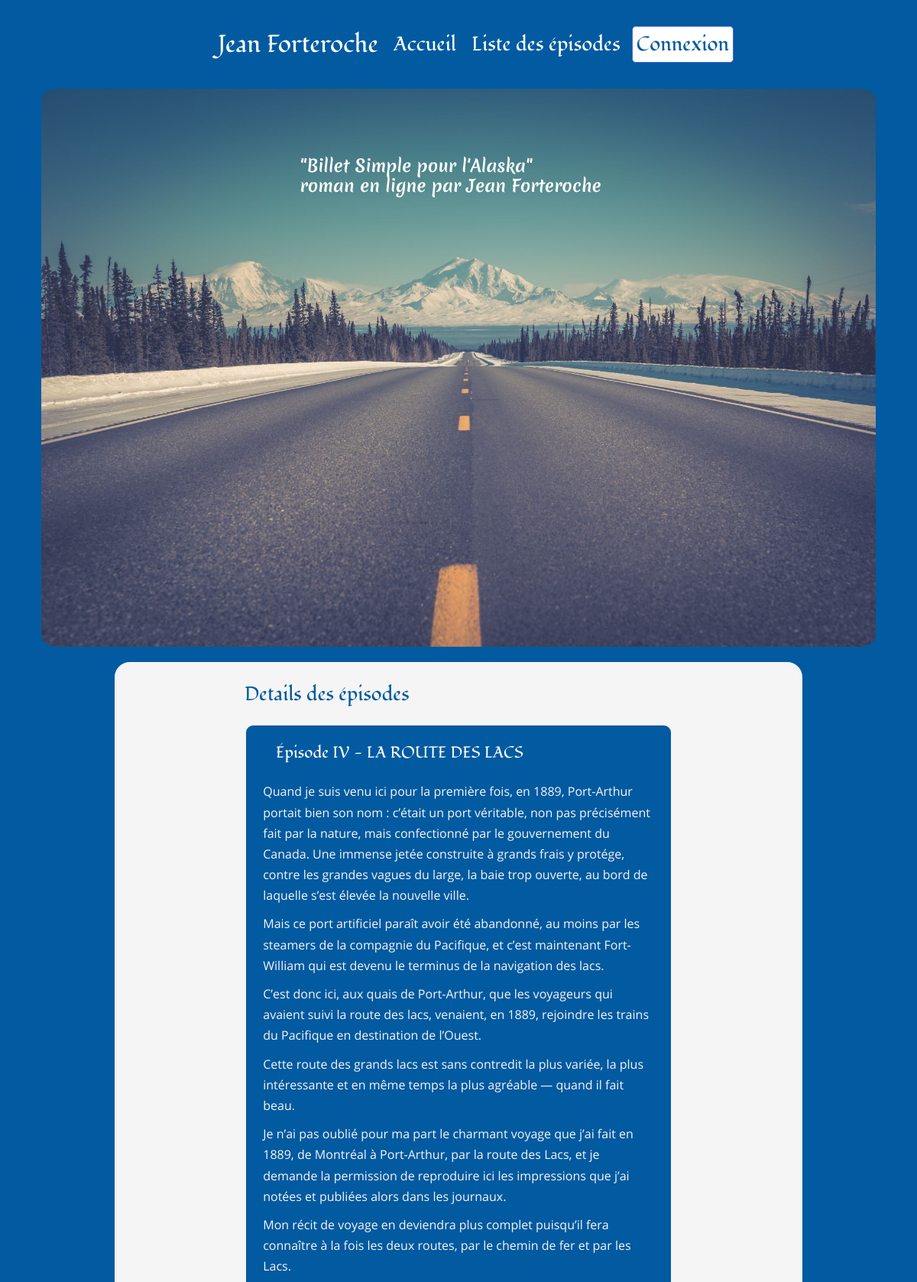
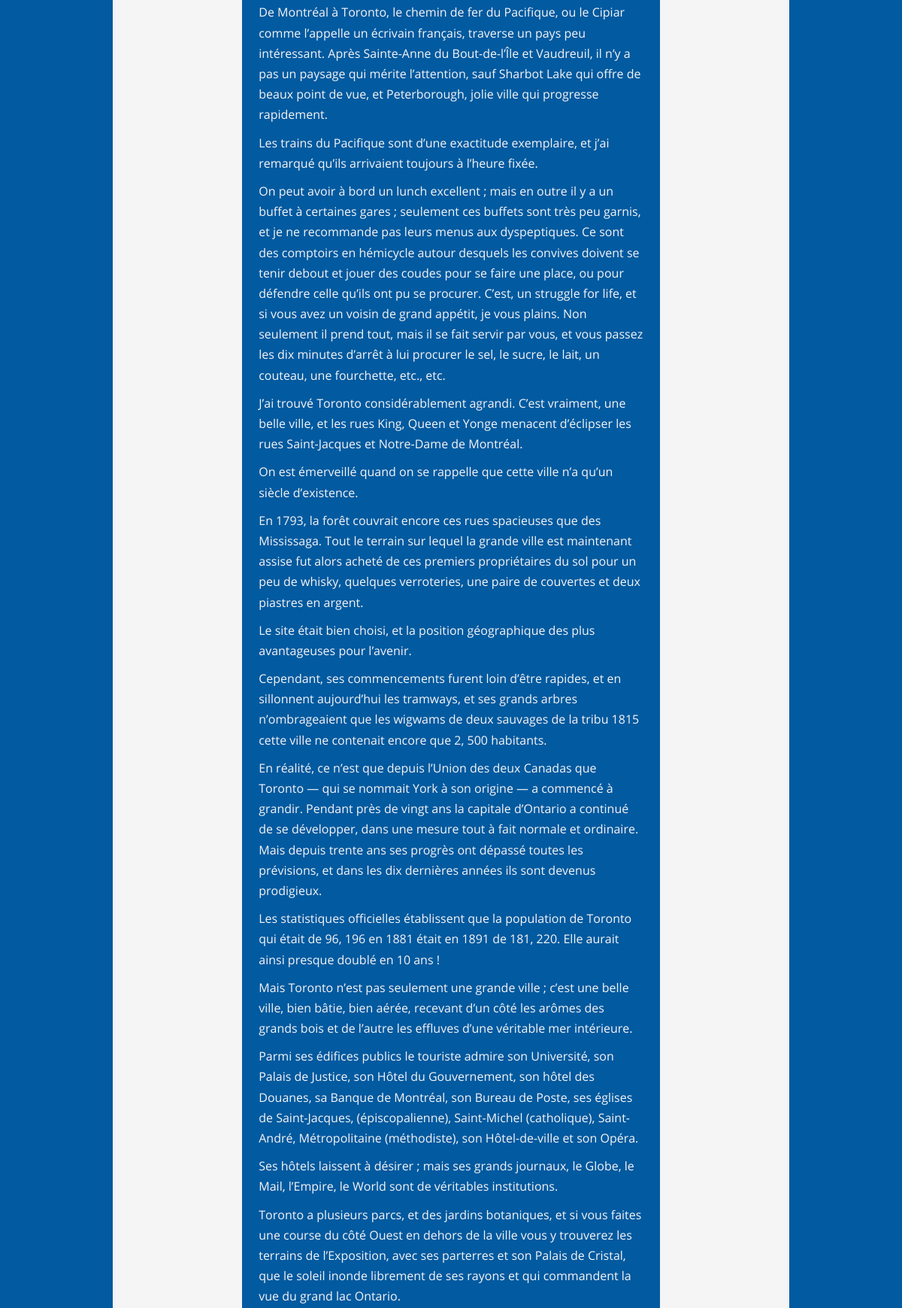
The page /index.php?action=detailOfPost&id=4 (upper part) on the database its author committed (2 pictures, top to bottom).
### tables this page shows
CREATE TABLE IF NOT EXISTS `posts` (
  `id` int(11) NOT NULL AUTO_INCREMENT,
  `chapter` SMALLINT(1) UNSIGNED NOT NULL,
  `title` varchar(255) NOT NULL,
  `introduction` text NOT NULL,
  `content` text NOT NULL,
  `post_date` datetime NOT NULL,
  `post_status` varchar(7) NOT NULL,
  PRIMARY KEY (`id`)
);

### src/View/View.php (called while the page is built, shortened)
<?php
class View
{
    public function render(array $data, string $origin): void
    {
        require_once "../templates/${origin}/${data['template']}.html.php";
        require_once "../templates/${origin}/layout.html.php";
    }
}

### src/Controller/Frontoffice/PostController.php (called while the page is built, shortened)
<?php
class PostController
{
    private PostManager $postManager;
    private CommentManager $commentManager;
    private View $view;
    public function __construct(PostManager $postManager, CommentManager $commentManager, View $view, Session $session)
    {
        $this->postManager = $postManager;
        $this->commentManager = $commentManager;
        $this->view = $view;
    }
    public function displayDetailOfPost(int $postId, Token $token, Session $session): void
    {
        $dataPost = $this->postManager->getPost($postId);
        $dataComments = $this->commentManager->getComments($postId);
        $previousPost = $this->postManager->previousPost($postId);
        $nextPost = $this->postManager->nextPost($postId);
        $this->view->render(['template' => 'detailofpost', 'post' => $dataPost, 'allcomment' => $dataComments, 'previouspost' => $previousPost, 'nextpost'=> $nextPost, 'csrfToken' => $token->generate(), 'sessionmessage' => $session->getSessionMessage('message'), 'sessionerreur' => $session->getSessionMessage('erreur')], 'frontoffice');
    }
}

### public/index.php (called while the page is built, shortened)
<?php
$router = new Router();
$router->run();

### src/Model/PostManager.php (called while the page is built, shortened)
<?php
class PostManager
{
    private $database;
    public function __construct(Database $database)
    {
        $this->database = $database->getPdo();
    }
    public function getPost(int $postId): ?array
    {
        $request = $this->database->prepare('SET lc_time_names = \'fr_FR\';');
        $request->execute();
        $request = $this->database->prepare('SELECT id, chapter, title, content, CONCAT_WS(\' \', \'le\', DAYNAME(post_date), DAY(post_date), MONTHNAME(post_date), YEAR(post_date)) AS post_date_fr FROM posts WHERE id = :id');
        $request->execute(['id' => $postId]);
        $result = $request->fetch();
        return !$result ? null : $result;
    }
}

### src/Service/Database.php (called while the page is built, shortened)
<?php
class Database
{
    private $database;
    public function __construct()
    {
        $this->database = new \PDO('mysql:host=localhost;dbname=openclassrooms_project4;port=3306;charset=utf8mb4', 'root', 'vFaGsjLk8WpkQtxYJ8XZXAf690shjBzW', [
            \PDO::ATTR_ERRMODE => \PDO::ERRMODE_EXCEPTION,
            \PDO::ATTR_DEFAULT_FETCH_MODE => \PDO::FETCH_ASSOC
        ]);
    }
    public function getPdo(): \PDO
    {
        return $this->database;
    }
}

### templates/frontoffice/detailofpost.html.php (the view, shortened to what this page needs)
<?php if ($data['post'] === null): ?>
    <section>
        <p class="pError">Erreur : l'affichage des épisodes et ses commentaires associés de Details des épisodes n'est pas possible !</p>
    </section>
<?php elseif ($data['post'] !== null): ?>
    <section class="sectionDisplayEpisode">
        <h2>Details des épisodes</h2>
        <article>
            <h3>Épisode <?=$data['post']['title']?></h3>
            <?=$data['post']['content']?>
        </article>
    </section>
<?php endif; ?>

### public/css/style.css (style rules this page uses)
html { font-size: 100%; font-family: 'merienda_oneregular', Arial, sans-serif, serif; font-weight: 400; color: #FFF; box-sizing: border-box; }
*, *::before, *::after { box-sizing: inherit; }
html, body { margin:0; padding:0; }
body { font-size: 1rem; background-color: #025AA0; display: flex; flex-direction: column; align-items: center; }
section h2 { font-family: 'fondamentoregular', Arial, sans-serif, serif; }
article { display: flex; flex-direction: column; margin-top: 20px; color: whitesmoke; border: 3px solid rgb(242, 243, 248); border-radius: 20px; background-color: #025AA0; }
article h3, article h4, article h5 { color: #FFF; padding-left: 7%; font-family: 'fondamentoregular', Arial, sans-serif, serif; }
p { line-height: 1.7; padding: 0 4%; margin-top: 0; margin-bottom: 10px; font-family: 'open_sansregular'; }
article, section h2, article h3, footer { margin: 1.5rem 0rem; }
h1, h2, h3, h4, h5, h6 { margin-top: 0; margin-bottom: .5rem; }
.h1, .h2, .h3, .h4, .h5, .h6, h1, h2, h3, h4, h5, h6 { margin-bottom: .5rem; font-weight: 500; line-height: 1.2; }
.h2, h2 { font-size: 2rem; }
.h3, h3 { font-size: 1.75rem; }
@media all and (min-width: 240px) and (min-resolution: 1dppx) { body { font-size: 0.6rem; } }
@media all and (min-width: 240px) and (min-resolution: 1dppx) { .h2, h2 { font-size: 1.6rem; } }
@media all and (min-width: 240px) and (min-resolution: 1dppx) { .h3, h3 { font-size: 1.3rem; } }
@media all and (min-width: 240px) and (min-resolution: 1dppx) { article { border: 0.2em solid rgb(242, 243, 248); border-radius: 0.375em; margin-bottom: 0.5em; } }
@media all and (min-width: 600px) and (min-resolution: 1dppx) { p { width: 556px; } }
@media all and (min-width: 700px) { body { font-size: 1rem; } }
@media all and (min-width: 700px) { article, .sectionPostComment { border: 0.15em solid rgb(242, 243, 248); border-radius: 0.7em; } }
@media all and (min-width: 1024px) and (min-resolution: 1dppx) { section h2, .sectionH4TitleComments,.pControlPanelPage, .pError { color: #025AA0; } }

### rows shown on the page
posts: title "IV - LA ROUTE DES LACS", content "Quand je suis venu ici pour la première fois, en 1889, Port-Arthur portait bien son nom : c’était un port véritable, non pas précisément fait par la nature, mais confectionné par le gouvernement du Canada. Une immense jetée construite à grands frais y protége, contre les grandes vagues du large, la baie trop ouverte, au bord de laquelle s’est élevée la nouvelle ville. Mais ce port artificiel paraît avoir été abandonné, au moins par les steamers de la compagnie du Pacifique, et c’est maintenant Fort-William qui est devenu le terminus de la navigation des lacs. C’est donc ici, aux quais de Port-Arthur, que les voyageurs qui avaient suivi la route des lacs, venaient, en 1889, rejoindre les…"
